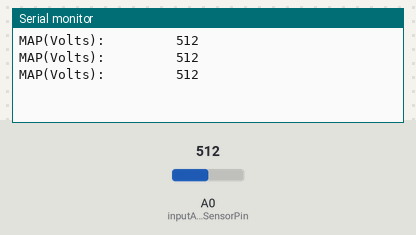
This sketch was run on a simulated Arduino Uno, built with avr-gcc and run on an emulated ATmega328P. Shown: the last lines printed to the serial monitor. The test bench sets the inputs (shaded band); at power-on: A0 (inputAnalogMAPSensorPin) = 512.

Above: at 1.3 s.
1.4 s: A0 (inputAnalogMAPSensorPin) set to 716
At 1.9 s:
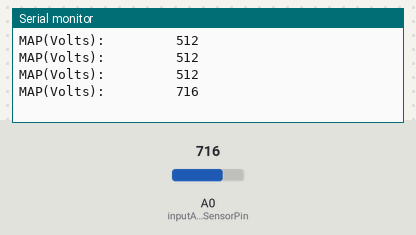
2.9 s: A0 (inputAnalogMAPSensorPin) set to 900
At 3.4 s:
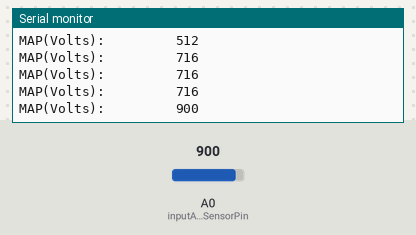
Timing chart, 0 to 5.9 s (numbered marks = the images above; inputs shaded):
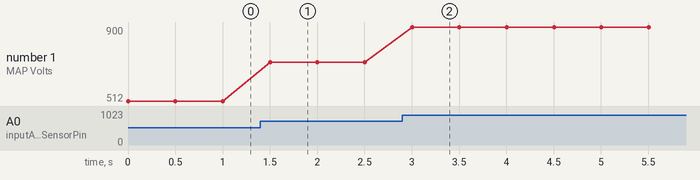

The sketch:

MAP.ino
```cpp
int   inputAnalogMAPSensorPin        = A0;     // set input pin for the MAP sensor
int   inputAnalogMAPSensorValue      = 0;      // MAP sensor input variable

void setup() {
  Serial.begin(9600);
}

void loop() {
  // put your main code here, to run repeatedly:
  inputAnalogMAPSensorValue = analogRead(inputAnalogMAPSensorPin);    // fetch MAP
  Serial.print("MAP(Volts):         ");
  Serial.println(inputAnalogMAPSensorValue);
  delay(500);
}
```

Measured:
- after the input at 1.4 s, the serial monitor: prints a new line after 0.10 s (image 1)
- after the input at 2.9 s, the serial monitor: prints a new line after 0.10 s (image 2)
- plotted number 1: 512 → 716 after the input at 1.4 s, 716 → 900 after the input at 2.9 s
